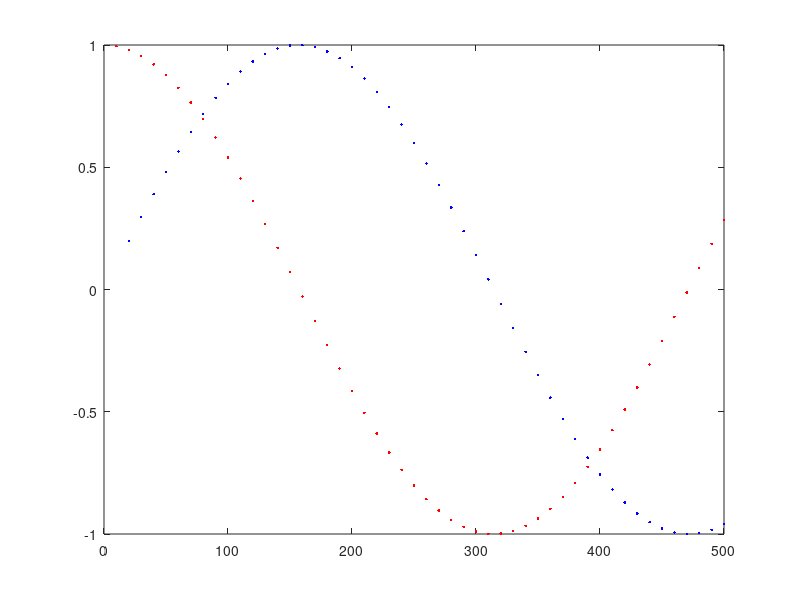

Here is the MATLAB script that generated this plot:
rad = 0;
increment = 0.01;

hold off
for i = 1 : 500
    rad = rad + increment;
    
    if rem(i, 10) == 0
        plot(i, sin(rad), '.b'); 
        plot(i, cos(rad), '.r'); 
        drawnow;
        hold on;    
    end
end


